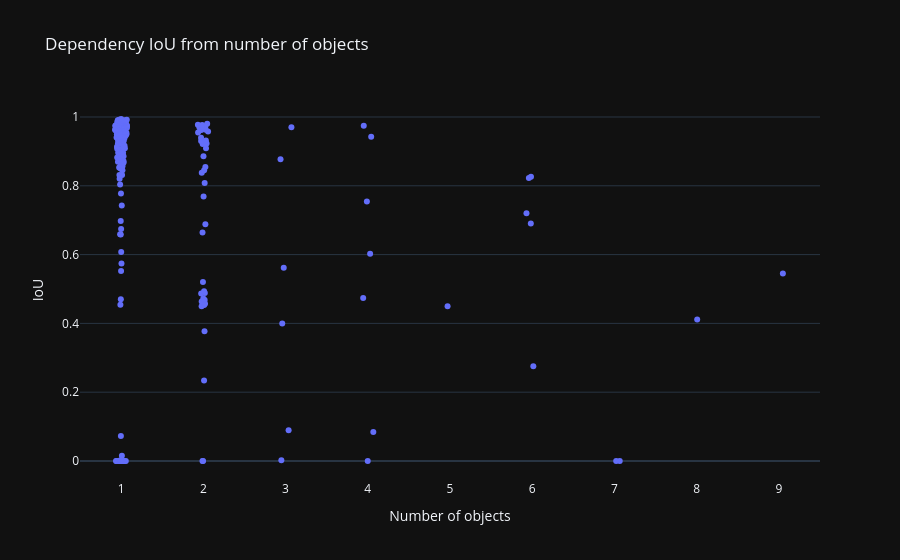
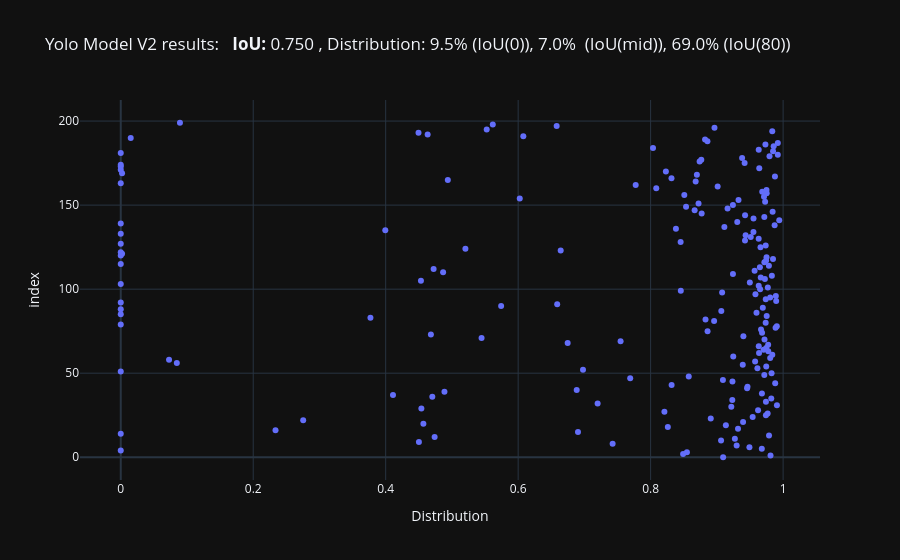

The notebook cell these images were saved under, in order:
### Code cell
evaluate_model(yolo_model_v2,dataset)

### Figure 1 — Plotly figure (JSON) as saved in the notebook; plotly's stock layout.template omitted (floating-point values rounded to 4 significant figures; data arrays with more than 128 entries replaced by an {"elided": "..."} marker saying what was removed)
{"data": [{"alignmentgroup": "True", "boxpoints": "all", "fillcolor": "rgba(255,255,255,0)", "hoveron": "points", "hovertemplate": "Number of objects=%{x}<br>IoU=%{y}<extra></extra>", "legendgroup": "", "line": {"color": "rgba(255,255,255,0)"}, "marker": {"color": "#636efa"}, "name": "", "offsetgroup": "", "orientation": "v", "pointpos": 0, "showlegend": false, "x": {"elided": "200 int values"}, "x0": " ", "xaxis": "x", "y": {"elided": "200 float values"}, "y0": " ", "yaxis": "y", "type": "box"}], "layout": {"xaxis": {"anchor": "y", "domain": [0.0, 1.0], "title": {"text": "Number of objects"}}, "yaxis": {"anchor": "x", "domain": [0.0, 1.0], "title": {"text": "IoU"}}, "legend": {"tracegroupgap": 0}, "title": {"text": "Dependency IoU from number of objects"}, "boxmode": "group"}}

### Figure 2 — Plotly figure (JSON) as saved in the notebook; plotly's stock layout.template omitted (floating-point values rounded to 4 significant figures; data arrays with more than 128 entries replaced by an {"elided": "..."} marker saying what was removed)
{"data": [{"hovertemplate": "IoU=%{x}<br>index=%{y}<extra></extra>", "legendgroup": "", "marker": {"color": "#636efa", "symbol": "circle"}, "mode": "markers", "name": "", "orientation": "h", "showlegend": false, "x": {"elided": "200 float values"}, "xaxis": "x", "y": {"elided": "200 int values"}, "yaxis": "y", "type": "scatter"}], "layout": {"xaxis": {"anchor": "y", "domain": [0.0, 1.0], "title": {"text": "Distribution"}}, "yaxis": {"anchor": "x", "domain": [0.0, 1.0], "title": {"text": "index"}}, "legend": {"tracegroupgap": 0}, "title": {"text": "Yolo Model V2 results:   <b>IoU:</b> 0.750 , Distribution: 9.5% (IoU(0)), 7.0%  (IoU(mid)), 69.0% (IoU(80))"}, "showlegend": false}}
